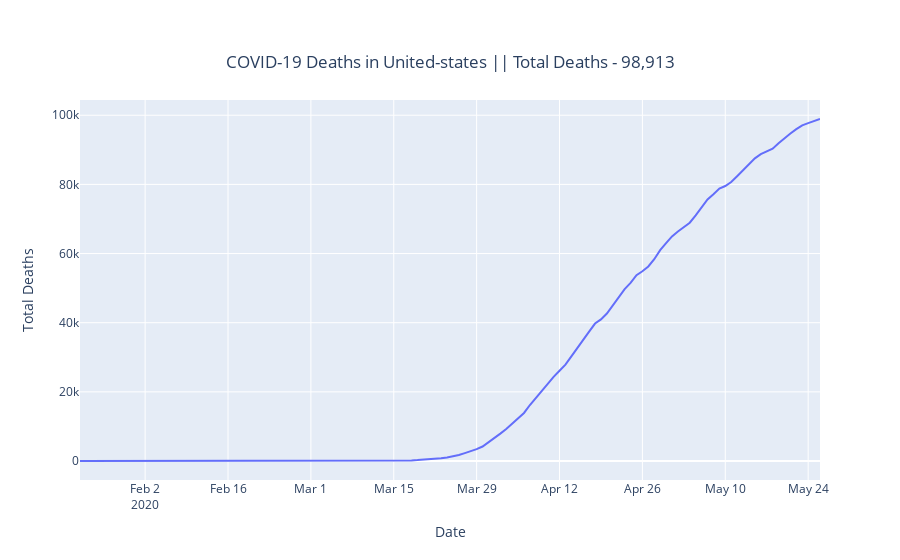

Source (notebook cell):
### Code cell
x = date_objects
y = deaths_list
fig = go.Figure(data=go.Scatter(x=x, y=y))
yLabelTitle(fig,y)
fig.show()
